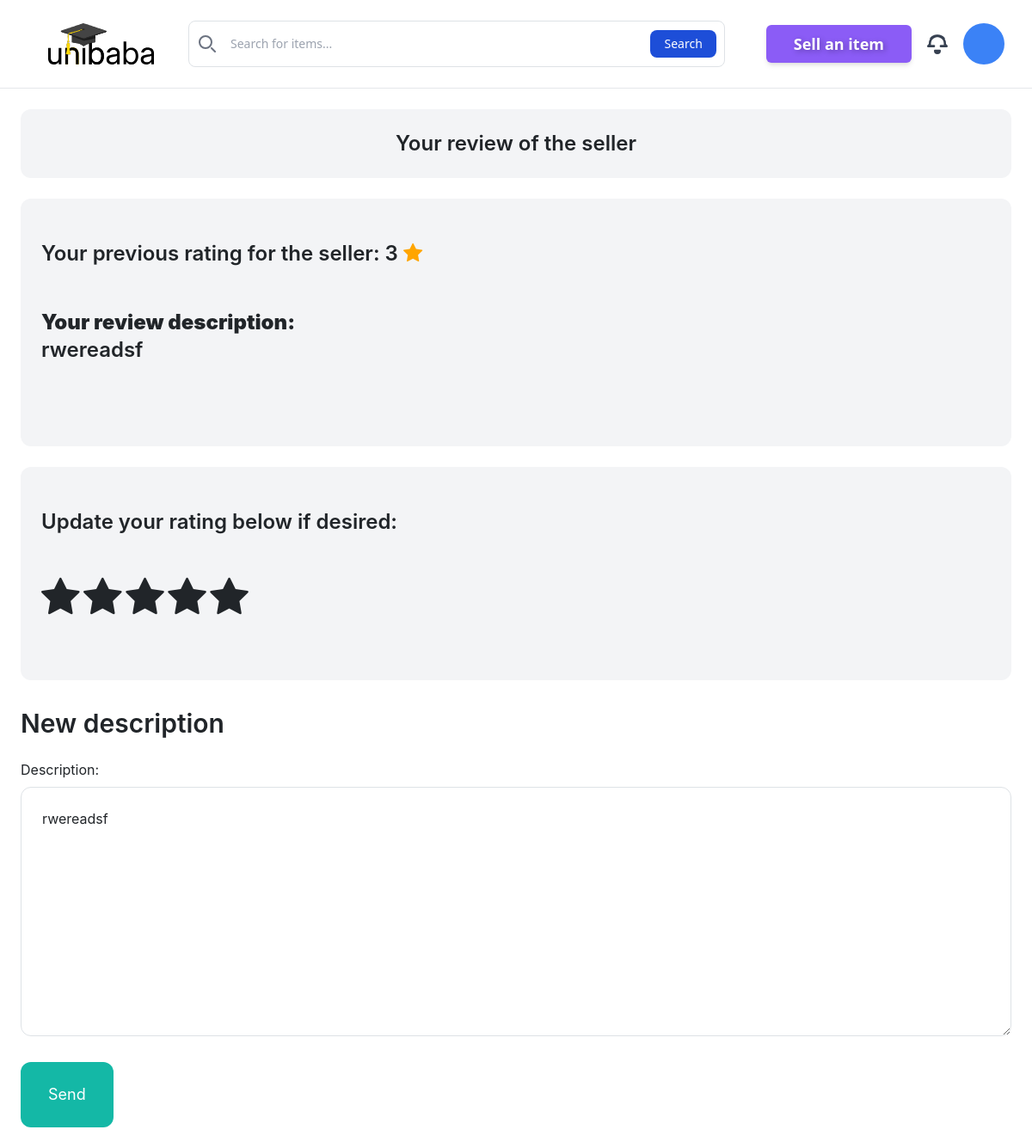
The page /rating/1/ (signed in) on the database as committed earlier.
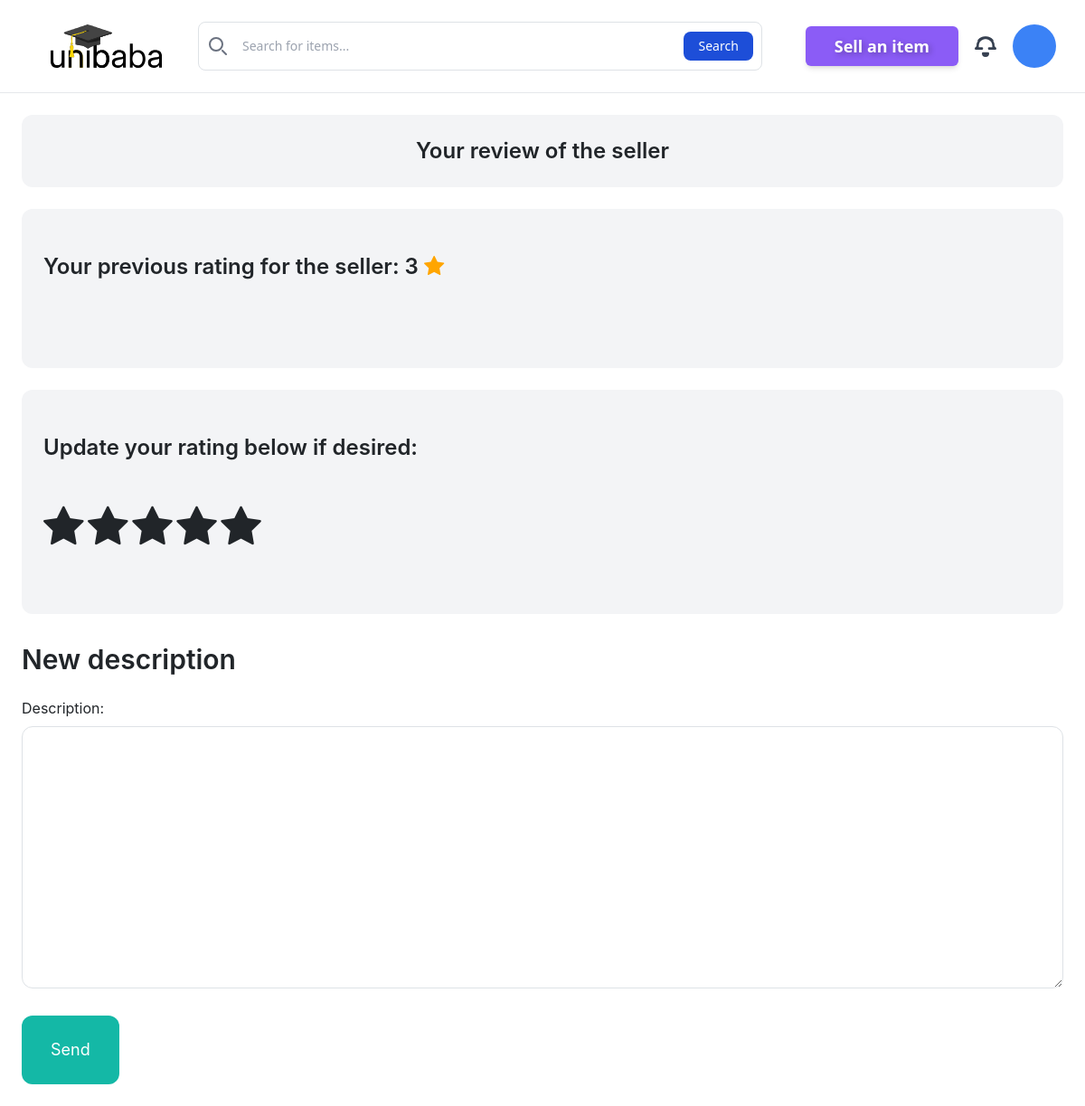
The same page on the database as committed later.
### rating/models.py (models this page shows, shortened)
class Rating(models.Model):
    item=models.ForeignKey(Item, related_name='ratings',on_delete=models.CASCADE) #ratings with an s
    created_at = models.DateTimeField(auto_now_add=True)
    modified_at=models.DateTimeField(auto_now=True)
    members=models.ManyToManyField(User, related_name='ratings')
    description=models.TextField(blank=True,null=True)
    score = models.IntegerField(default=0, validators=[
        MaxValueValidator(5),
        MinValueValidator(0),
    ])
    class Meta:
        ordering=('-modified_at',)

### rating/views.py (the view)
# urls.py: path('', views.index, name='index'),
@login_required
def index(request, pk):
    obj=Rating.objects.filter(members__in=[pk,request.user.id]).order_by("?").first()
    if request.method  == 'POST':
        form = RatingMessageForm(request.POST, request.FILES, instance=obj)
        if form.is_valid():
            form.save()
            return redirect('rating:index',pk=pk)
    else:
        form = RatingMessageForm(instance=obj)
    context ={
            'object': obj,
            'pk': pk,
            'form': form,
    }
    return render(request, 'rating/index.html', context)

### rating/forms.py
class RatingMessageForm(forms.ModelForm):
    class Meta:
        model=Rating
        fields =('description',)
        widgets={
            'description': forms.Textarea(attrs={
                'class':'w-full py-4 px-6 rounded-xl border'
            })
        }

### rating/templates/rating/index.html (shortened to what this page needs)
{% extends 'base/templatepage.html' %}
{% block content %}
    <div class="bg-gray-100 rounded-xl flex justify-center items-center">
        <h2 class="pb-6 pt-6 text-2xl text-center font-semibold">Your review of the seller</h2>
    </div>
    {% if object %}
        <div class="mt-6 px-6 py-12 bg-gray-100 rounded-xl">
            <h2 class="mb-12 text-2xl text-left font-semibold">Your previous rating for the seller: {{ object.score }} <button class="fa fa-star fa-1x my-btn checked"></button></h2>
            {% if object.description %}
                <h2 class="mb-12 text-2xl text-left font-semibold">
                    <strong class="text-black-700 mb-6 mt-6">Your review description:</strong><br>
                    {{ object.description }}
                </h2>
            {% endif %}
        </div>
        <div class="mt-6 px-6 py-12 bg-gray-100 rounded-xl">
            <h2 class="mb-12 text-2xl text-left font-semibold">Update your rating below if desired:</h2>
            <form class="rate-form" action="" method="POST" id="{{ object.id }}">
                <button type="submit" class="fa fa-star fa-3x my-btn" id="first"></button>
                <button type="submit" class="fa fa-star fa-3x my-btn" id="second"></button>
                <button type="submit" class="fa fa-star fa-3x my-btn" id="third"></button>
                <button type="submit" class="fa fa-star fa-3x my-btn" id="fourth"></button>
                <button type="submit" class="fa fa-star fa-3x my-btn" id="fifth"></button>
            </form>
            <br>
        </div>
        <h1 class="mb-6 pt-8 text-3xl font-semibold">New description</h1>
        <form method="post" action="." enctype="multipart/form-data">
            <div class="space-y-4">
                {{ form.as_p }}
            </div>
            <button class="mt-6 py-4 px-8 text-lg bg-teal-500 hover:bg-teal-700 rounded-xl text-white">Send</button>
        </form>
    {% endif %}
{% endblock %}

Rows that differ between the two databases and show on the page:
changed Rating: description "rwereadsf" → (not shown)
Other text that changed with them:
text no longer shown: "Your review description:"
